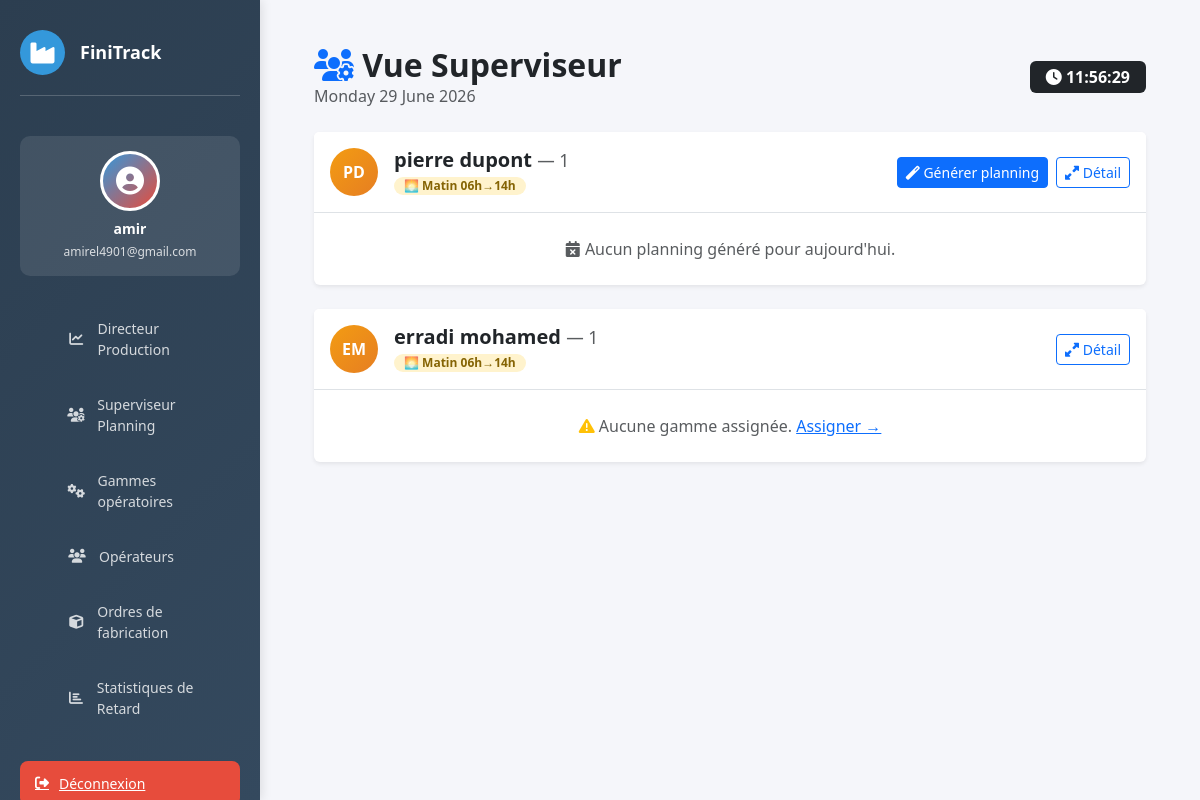
Page /superviseur/ (signed in) on the earlier database version.
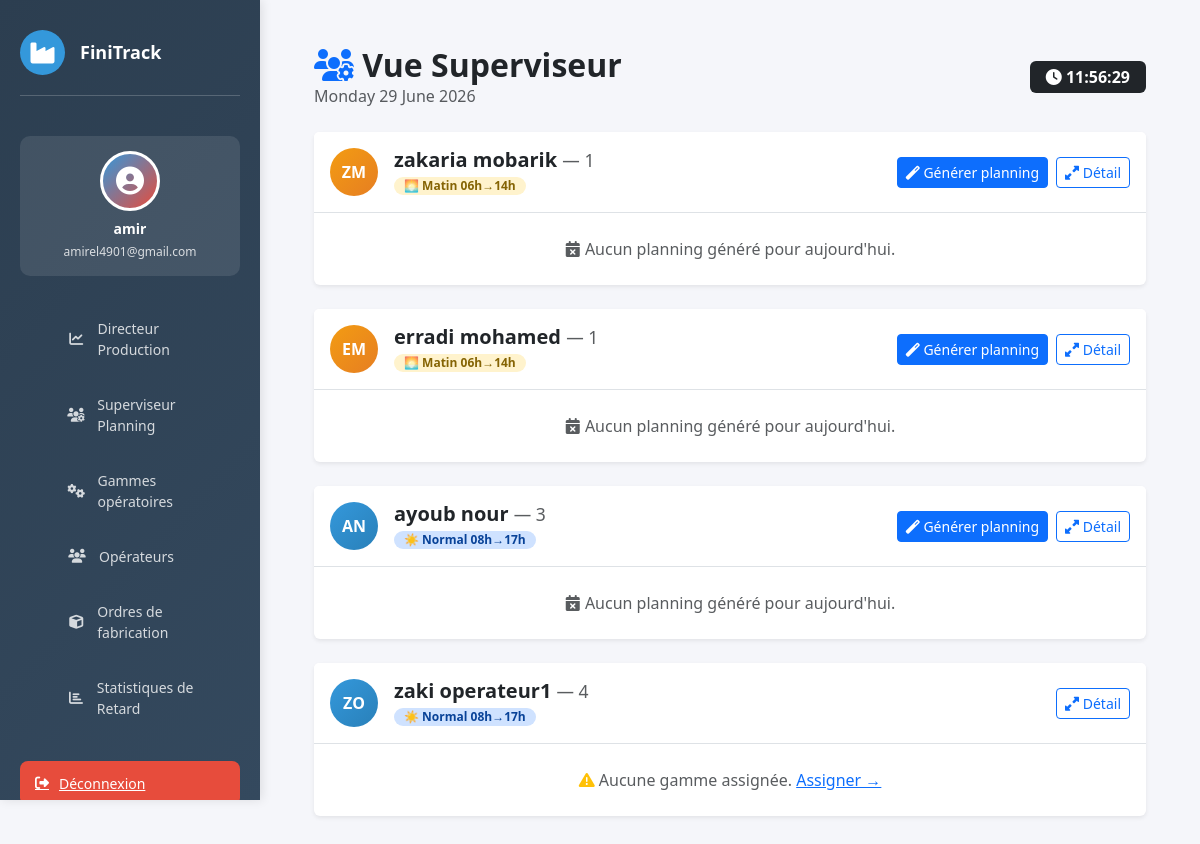
Same page on the later database version.
### website/models.py (models this page shows, shortened)
class Operateur(models.Model):
    SHIFT_CHOICES = [
        ('matin',      'Matin      (06h → 14h)'),
        ('normal',     'Normal     (08h → 17h)'),
        ('apres_midi', 'Après-midi (14h → 22h)'),
    ]
    nom    = models.CharField(max_length=100)
    prenom = models.CharField(max_length=100)
    poste  = models.IntegerField(null=True, blank=True)
    shift  = models.CharField(
        max_length=20,
        choices=SHIFT_CHOICES,
        default='normal',
        verbose_name="Type de shift"
    )
    user   = models.OneToOneField(
        User, null=True, blank=True,
        on_delete=models.SET_NULL,
        related_name='operateur_profil',
        verbose_name="Compte utilisateur"
    )
    photo_profil = models.ImageField(
    upload_to='operateurs/photos/',
    null=True,
    blank=True,
    verbose_name="Photo de profil"
)

### website/views.py (the view)
# urls.py: path('superviseur/',views.superviseur_dashboard,name='superviseur_dashboard'),
@login_required(login_url='home')
def superviseur_dashboard(request):
    if hasattr(request.user, 'operateur_profil') and request.user.operateur_profil is not None:
        messages.error(request, "🚫 Accès interdit aux opérateurs sur ce panneau.")
        return redirect('operateur_vue_simple')
    """
    Page superviseur : affiche tous les opérateurs avec leur timeline.
    Un opérateur par carte, avec sa timeline du shift.
    Rafraîchissement automatique toutes les 30 secondes (géré en JS).
    """
    aujourd_hui  = timezone.localdate() + timedelta(hours=1)
    operateurs   = Operateur.objects.all().order_by('poste','shift', 'nom')
    operateurs_data = []
    for operateur in operateurs:
        planning = PlanningJournalier.objects.filter(
            operateur=operateur,
            date=aujourd_hui
        ).first()
        timeline_data = build_timeline_data(planning) if planning else None
        operateurs_data.append({
            'operateur'    : operateur,
            'planning'     : planning,
            'timeline_data': timeline_data,
            'has_gammes'   : GammeOperation.objects.filter(operateurs=operateur).exists(),
        })
    return render(request, 'planning/superviseur.html', {
        'operateurs_data': operateurs_data,
        'aujourd_hui'    : aujourd_hui,
    })

### website/templates/planning/superviseur.html (shortened to what this page needs)
{% extends 'base.html' %}
{% load static %}
{% block content %}
<div class="container-fluid mt-3 px-4">
  <div class="d-flex justify-content-between align-items-center mb-4">
    <div>
      <h2 class="mb-0 fw-bold">
        <i class="fas fa-users-cog text-primary"></i> Vue Superviseur
      </h2>
      <p class="text-muted mb-0">{{ aujourd_hui|date:"l j F Y" }}</p>
    </div>
    <span class="badge bg-dark fs-6 px-3 py-2">
      <i class="fas fa-clock"></i> <span id="clock-sup">--:--:--</span>
    </span>
  </div>
  <div class="row g-4">
    {% for item in operateurs_data %}
    <div class="col-12">
      <div class="card border-0 shadow-sm">
        <div class="card-header bg-white border-bottom d-flex align-items-center gap-3 py-3">
          {% if item.operateur.photo_profil %}
              <img src="{{ item.operateur.photo_profil.url }}"
                  alt="{{ item.operateur.prenom }}"
                  class="op-avatar op-avatar-photo">
          {% else %}
              <div class="op-avatar op-avatar--{{ item.operateur.shift }}">
                  {{ item.operateur.prenom|first|upper }}{{ item.operateur.nom|first|upper }}
              </div>
          {% endif %}
          <div class="flex-grow-1">
            <h5 class="mb-0 fw-bold">
              {{ item.operateur.prenom }} {{ item.operateur.nom }}
              {% if item.operateur.poste %}
                <small class="text-muted fw-normal">— {{ item.operateur.poste }}</small>
              {% endif %}
            </h5>
            <span class="badge shift-badge--{{ item.operateur.shift }} mt-1">
              {% if item.operateur.shift == 'matin' %}
                🌅 Matin 06h→14h
              {% elif item.operateur.shift == 'normal' %}
                ☀️ Normal 08h→17h
              {% else %}
                🌙 Après-midi 14h→22h
              {% endif %}
            </span>
          </div>
          <div class="d-flex gap-2">
            {% if item.has_gammes %}
              {% if not item.planning %}
                <a href="{% url 'generer_planning' operateur_id=item.operateur.id %}"
                   class="btn btn-sm btn-primary">
                  <i class="fas fa-magic"></i> Générer planning
                </a>
              {% else %}
                <a href="{% url 'generer_planning' operateur_id=item.operateur.id %}"
                   class="btn btn-sm btn-outline-secondary"
                   onclick="return confirm('Régénérer ?')">
                  <i class="fas fa-sync-alt"></i>
                </a>
              {% endif %}
            {% endif %}
            <a href="{% url 'dashboard_operateur' operateur_id=item.operateur.id %}"
               class="btn btn-sm btn-outline-primary">
              <i class="fas fa-expand-alt"></i> Détail
            </a>
          </div>
        </div>
        <div class="card-body py-3">
          {% if not item.has_gammes %}
            <div class="text-center text-muted py-2">
              <i class="fas fa-exclamation-triangle text-warning"></i>
              Aucune gamme assignée.
              <a href="{% url 'assigner_gammes' operateur_id=item.operateur.id %}">Assigner →</a>
            </div>
          {% elif not item.planning %}
            <div class="text-center text-muted py-2">
              <i class="fas fa-calendar-times"></i>
              Aucun planning généré pour aujourd'hui.
            </div>
          {% endif %}
        </div>
      </div>
    </div>
    {% endfor %}
  </div>
</div>
{% endblock %}

Differences in the rows shown:
changed Operateur: operateur.prenom|first "P" → "Z"; operateur.nom|first "D" → "M"; operateur.prenom "pierre" → "zakaria"; operateur.nom "dupont" → "mobarik"
changed Operateur "erradi": text "Aucune gamme assignée. Assigner →" → "Générer planning Aucun planning généré pour aujourd'hui."
added Operateur: operateur.prenom|first "A", operateur.nom|first "N", operateur.prenom "ayoub", operateur.nom "nour", operateur.poste "3", shift "☀️ Normal 08h→17h", shows "Générer planning", shows "Aucun planning généré pour aujourd'hui."
added Operateur: operateur.prenom|first "Z", operateur.nom|first "O", operateur.prenom "zaki", operateur.nom "operateur1", operateur.poste "4", shift "☀️ Normal 08h→17h", shows "Aucune gamme assignée."
